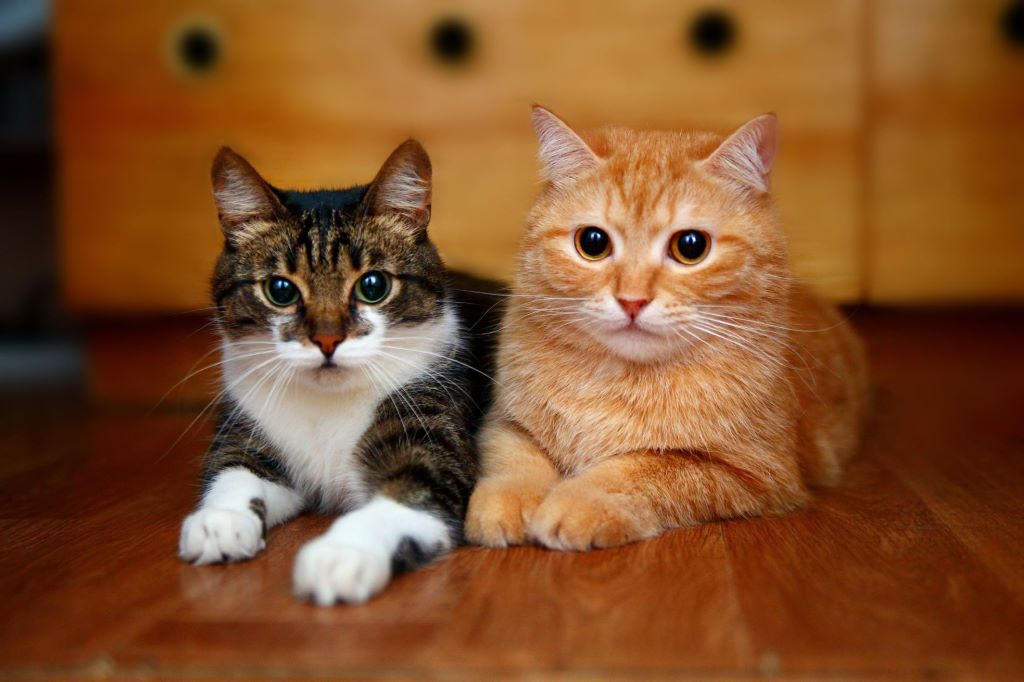
#> input picture cats/cats2.jpg, 1024 x 682 px
$ python catdetected.py
#> lines starting #> are read from the running program, lines starting #| are printed output that depends on the picture; after the words box and inside, x2 and y2 are one past the last pixel; in counts of white or black regions, pixels touching at a corner belong together
import argparse
import cv2

#только если в пути к фалу нет не латиницы
"""""ap = argparse.ArgumentParser()
ap.add_argument('-i', '--image', required=True, help = "path to the input image")
ap.add_argument("-c", "--cascade", default="haarcascade_frontalcatface.xml", help="path to  cat detector haar cascade")
args = vars(ap.parse_args())"""""

image_path = "cats2.jpg"
Cat_face_cascade = cv2.CascadeClassifier('haarcascade_frontalcatface.xml')

image = cv2.imread(image_path)
#> image is the input picture: shape (682, 1024, 3); mean B, G, R 43.9, 81.6, 130.6
gray = cv2.cvtColor(image, cv2.COLOR_BGR2GRAY)
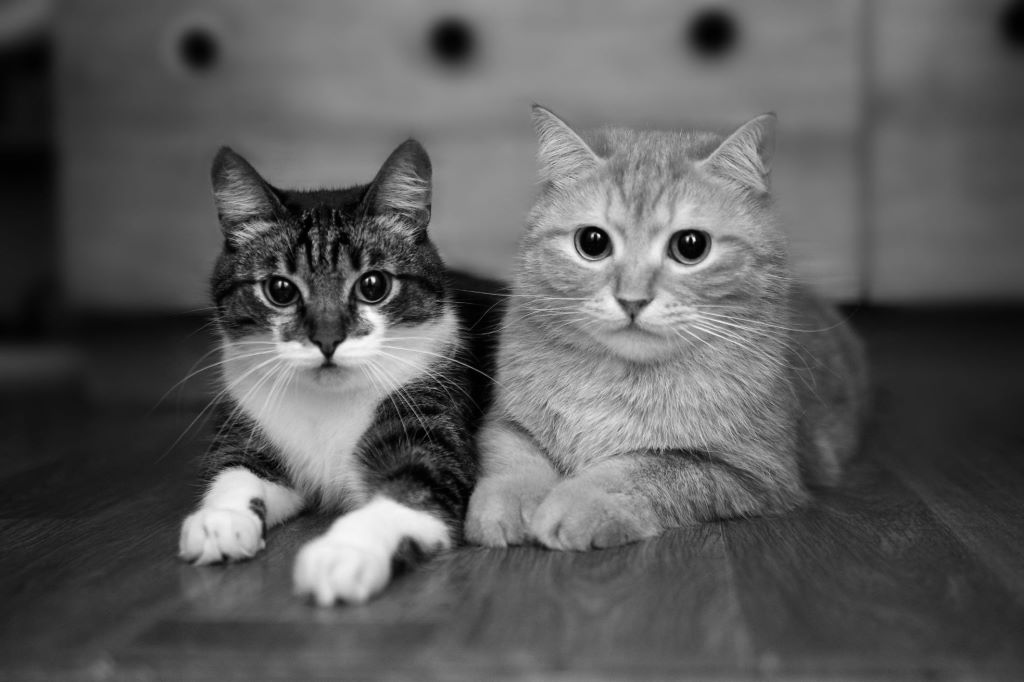
#> gray: shape (682, 1024); min 0, max 252, mean 91.9

rects = Cat_face_cascade.detectMultiScale(gray, scaleFactor=1.3, minNeighbors=10, minSize=(75,75))
#> rects = [[558, 199, 156, 156], [238, 233, 172, 172]]

for (i, (x, y, w, h)) in enumerate(rects):
    cv2.rectangle(image, (x, y), (x+w, y+h), (150, 0, 209), 2)
    cv2.putText(image, "Cat #{}".format(i+1), (x, y - 7), cv2.FONT_HERSHEY_SIMPLEX, 0.55, (150, 0, 209), 2)
#> this loop made 2 passes
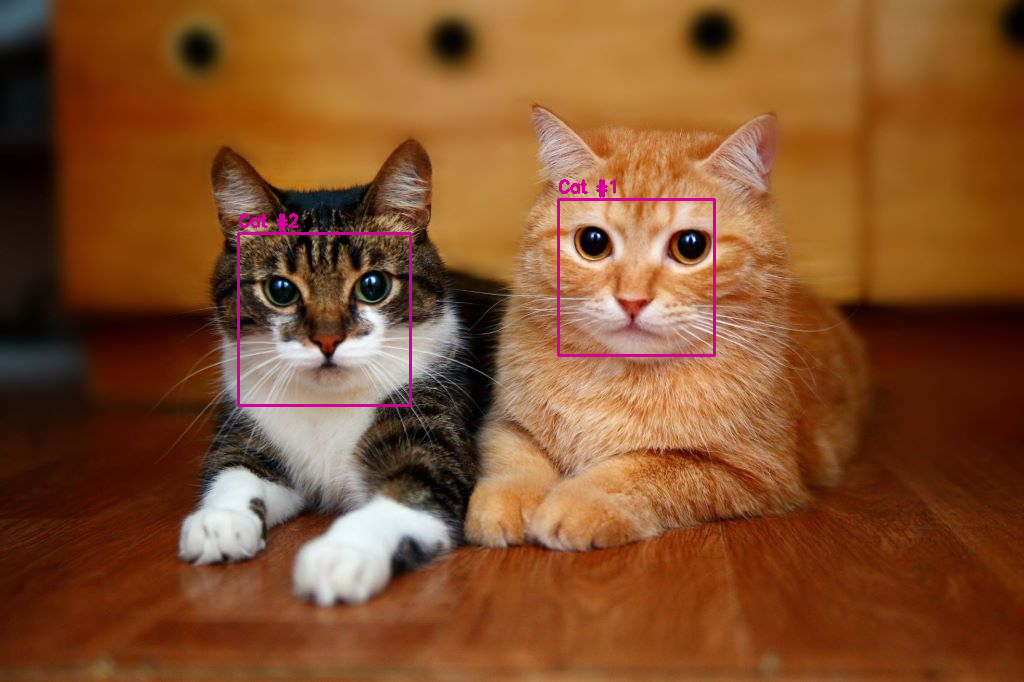
#> image: shape (682, 1024, 3); 0.68% of pixels changed, all inside (x1, y1, x2, y2) = (237, 179, 716, 407)

cv2.imshow("Cat Faces", image)
cv2.waitKey(0)

$ run again, with cats/cat2.jpg copied over cats/cats2.jpg
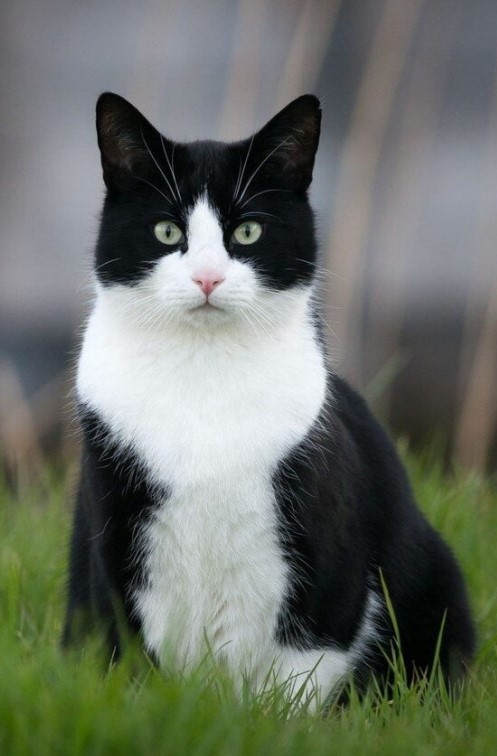
#> input picture cats/cat2.jpg, 497 x 756 px
#> image is the input picture: shape (756, 497, 3); mean B, G, R 103.8, 112.6, 106.8
#> `gray = cv2.cvtColor(image, cv2.COLOR_BGR2GRAY)`:
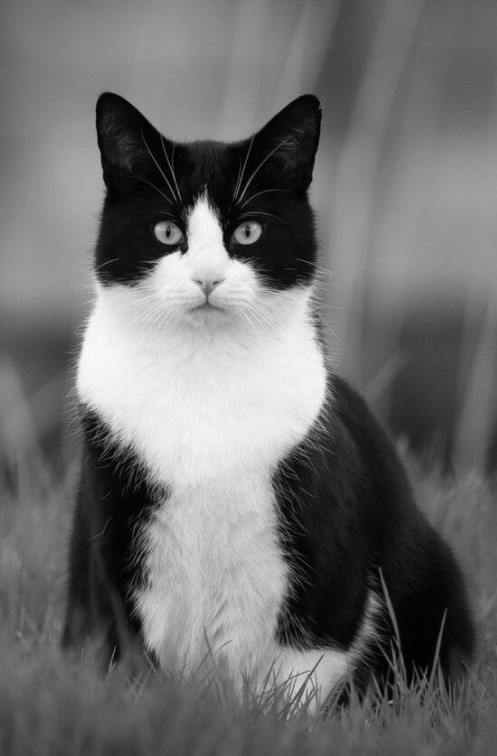
#> gray: shape (756, 497); min 0, max 252, mean 109.9
#> rects = [[114, 165, 180, 180]]
#> the loop `for (i, (x, y, w, h)) in enumerate(rects):` made 1 pass
#> after the loop `for (i, (x, y, w, h)) in enumerate(rects):`:
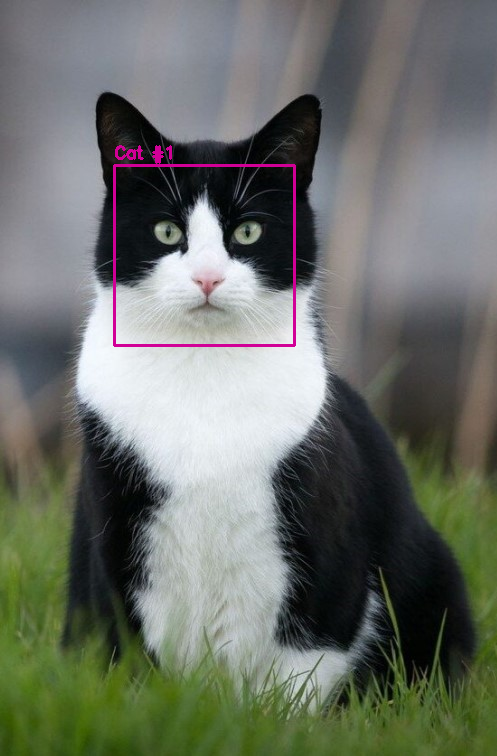
#> image: shape (756, 497, 3); 0.68% of pixels changed, all inside (x1, y1, x2, y2) = (113, 145, 296, 347)

$ run again, with cats/cat3.jpg copied over cats/cats2.jpg
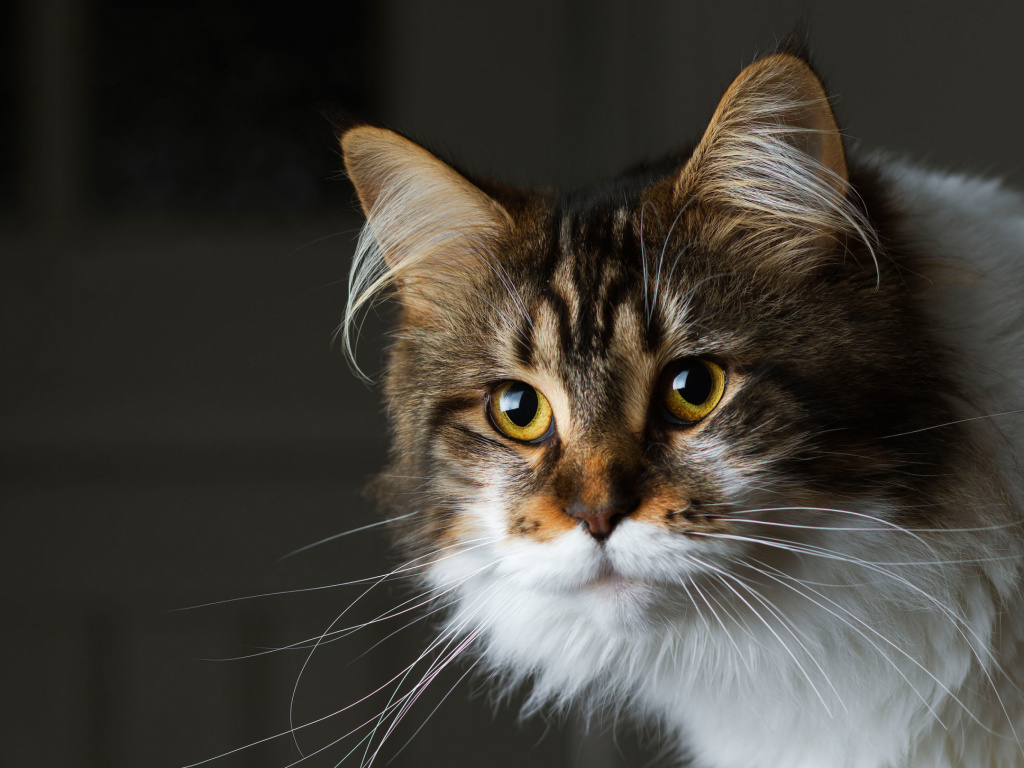
#> input picture cats/cat3.jpg, 1024 x 768 px
#> image is the input picture: shape (768, 1024, 3); mean B, G, R 56, 62.8, 66.3
#> `gray = cv2.cvtColor(image, cv2.COLOR_BGR2GRAY)`:
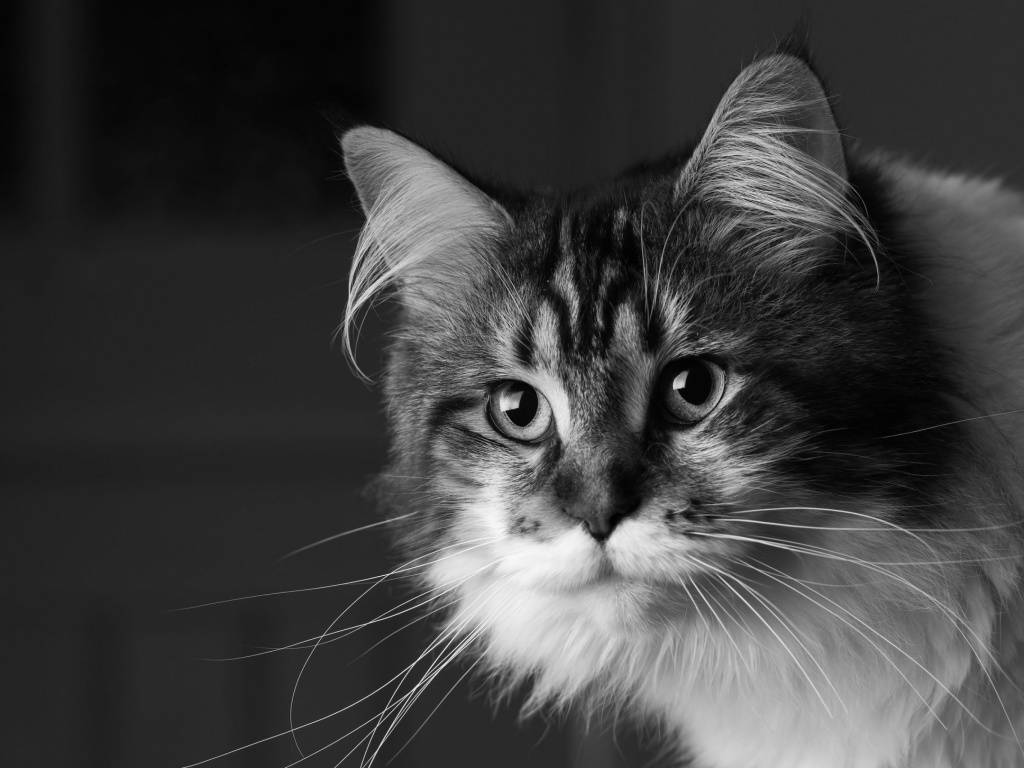
#> gray: shape (768, 1024); min 0, max 249, mean 63.2
#> rects = [[372, 213, 443, 443]]
#> the loop `for (i, (x, y, w, h)) in enumerate(rects):` made 1 pass
#> after the loop `for (i, (x, y, w, h)) in enumerate(rects):`:
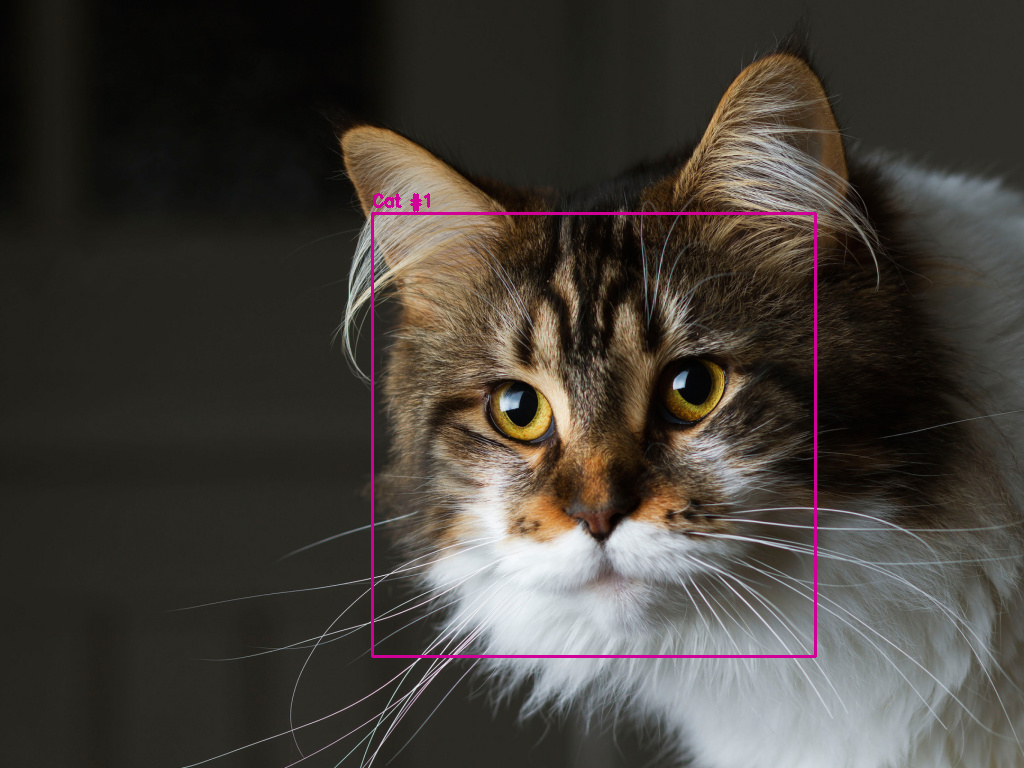
#> image: shape (768, 1024, 3); 0.73% of pixels changed, all inside (x1, y1, x2, y2) = (371, 193, 817, 658)

$ run again, with cats/cats.jpg copied over cats/cats2.jpg
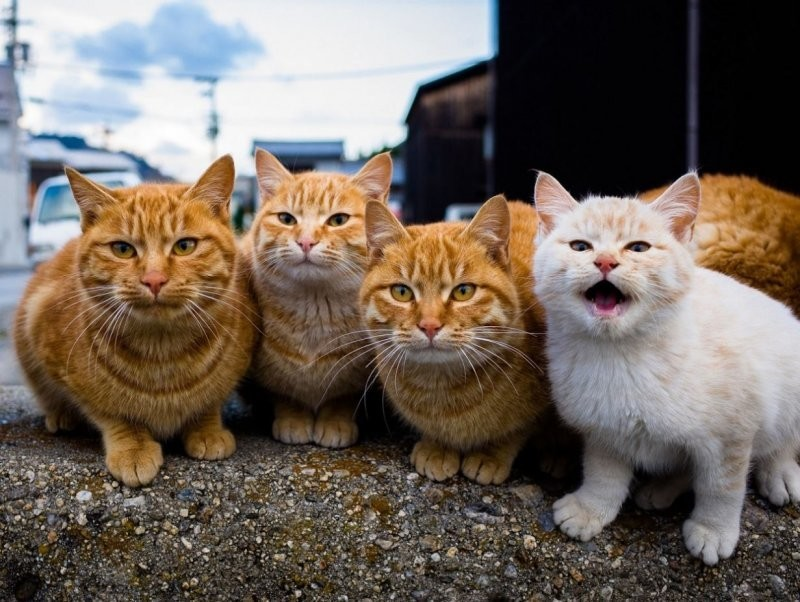
#> input picture cats/cats.jpg, 800 x 602 px
#> image is the input picture: shape (602, 800, 3); mean B, G, R 93.1, 102.3, 113.4
#> `gray = cv2.cvtColor(image, cv2.COLOR_BGR2GRAY)`:
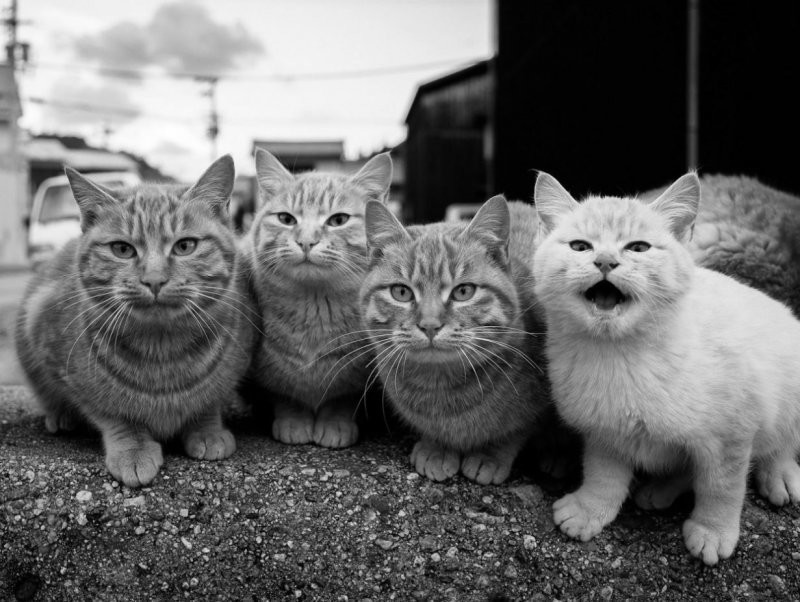
#> gray: shape (602, 800); min 0, max 255, mean 104.5
#> rects = [[260, 177, 103, 103], [94, 199, 120, 120], [545, 194, 124, 124], [371, 248, 117, 117]]
#> the loop `for (i, (x, y, w, h)) in enumerate(rects):` made 4 passes
#> after the loop `for (i, (x, y, w, h)) in enumerate(rects):`:
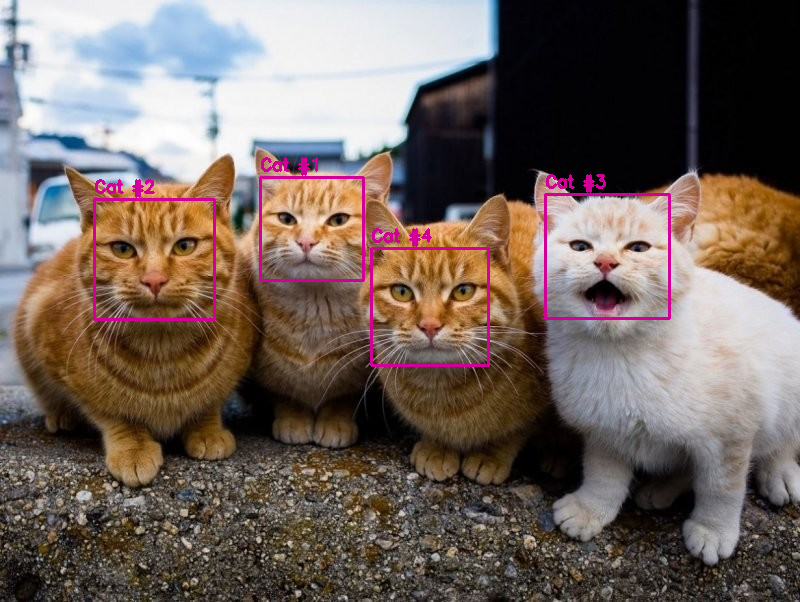
#> image: shape (602, 800, 3); 1.51% of pixels changed, all inside (x1, y1, x2, y2) = (93, 157, 671, 367)
